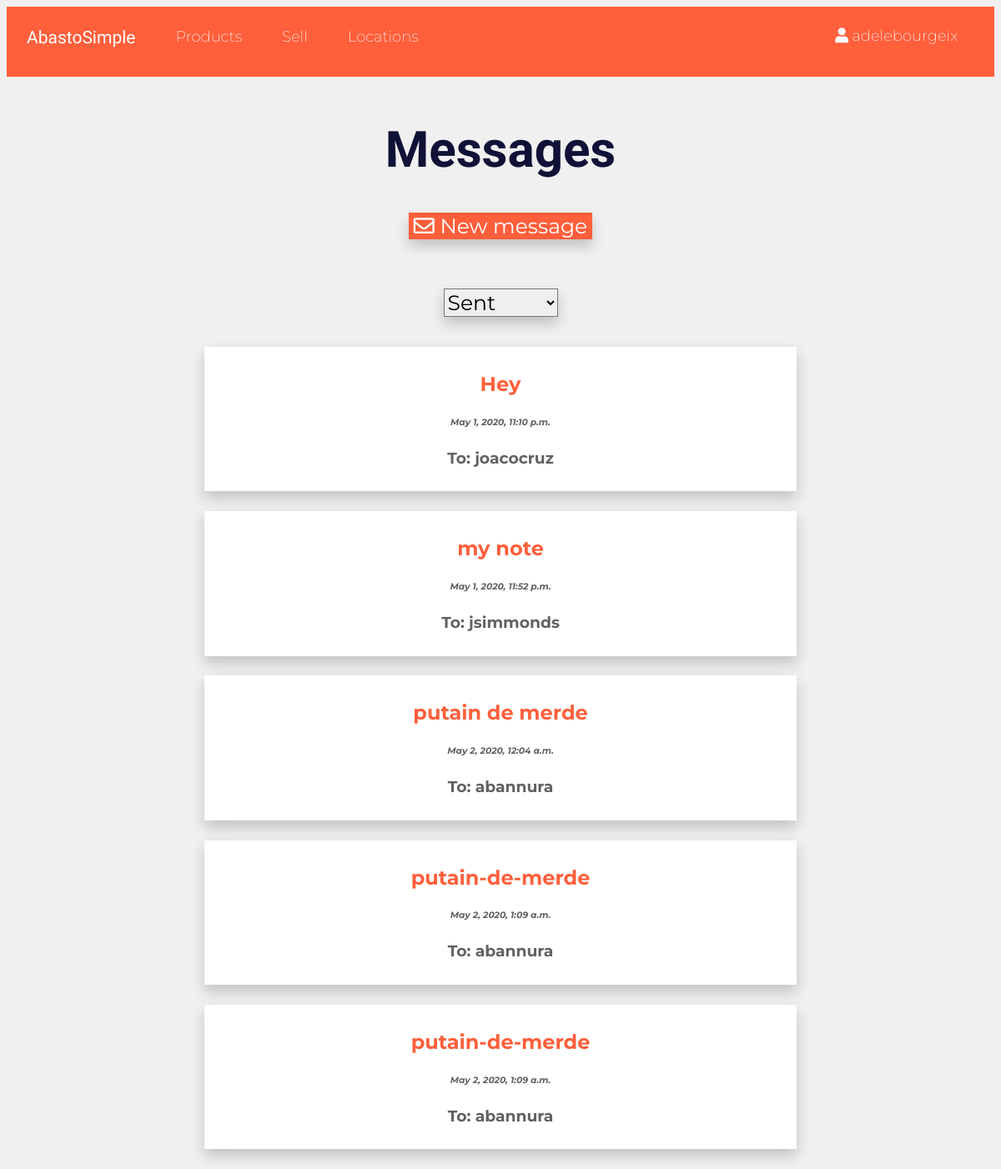
The page /myMessages/messages-list/sent/ (signed in) on the database as committed earlier.
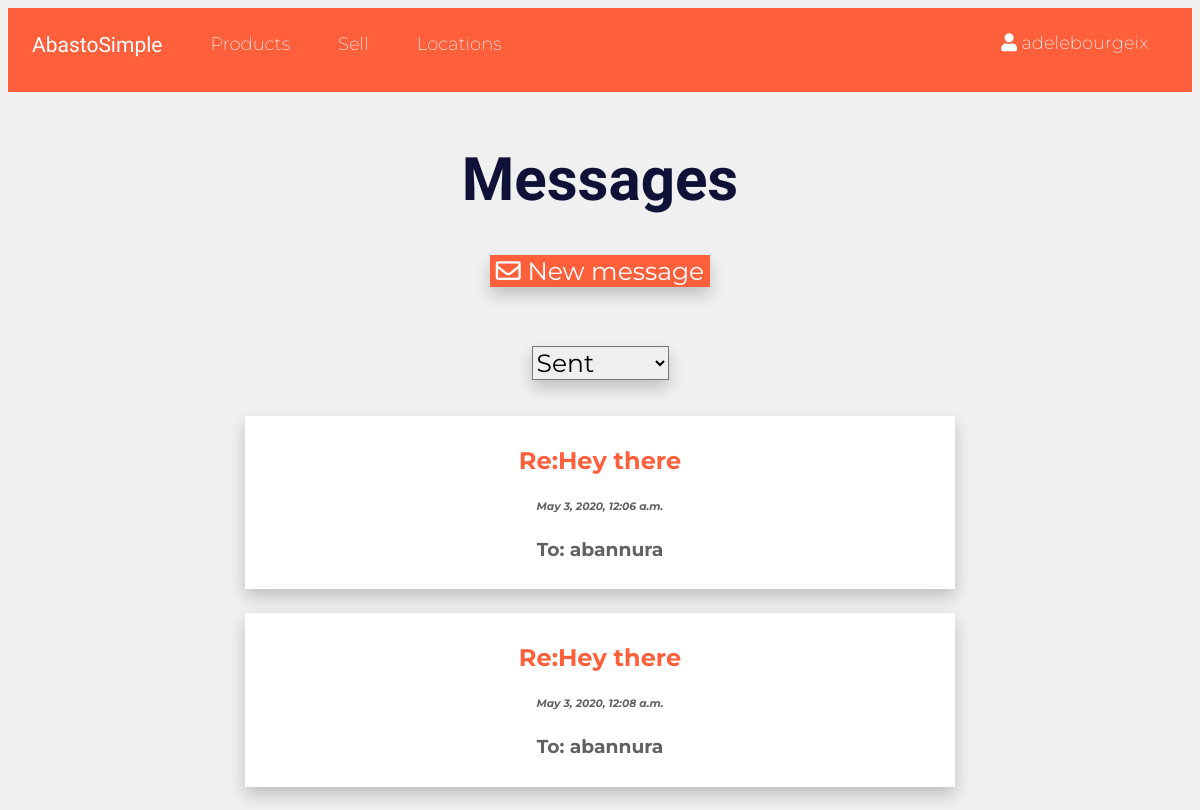
The same page on the database as committed later.
### myMessages/models.py (models this page shows, shortened)
class myMessage(models.Model):
    id = models.AutoField(primary_key=True)
    conv_id=models.IntegerField(null=True)
    head=models.CharField(max_length=50)
    content=models.CharField(max_length=1000,default="This message is empty")
    author=models.ForeignKey(User, related_name="from+")
    recipient=models.ForeignKey(User, related_name="to+")
    date=models.DateTimeField(auto_now_add=True)
    slug=models.CharField(max_length=50,default="my-slug")

### myMessages/views.py (the view)
def messages_list_sent_view(request):
    user=request.user
    type="sent"
    messages=myMessage.objects.filter(author=user)
    return render(request,"myMessages/myMessageslist.html", {'user':user,'messages':messages,'type':type})

### templates/myMessages/myMessageslist.html (shortened to what this page needs)
{% extends 'base_layout.html'%}
{% block content %}
{% load static from staticfiles %}
      <h1>Messages</h1>
      <button style="color: white; box-shadow: 0px 8px 16px 0px rgba(0,0,0,0.2); margin-bottom:5%; background-color:#ff5f3b; border:0; font-family:'Montserrat', sans-serif; font-size: 25px;"><i style="color:white;" class="far fa-envelope"></i><a  style="color:white; text-decoration:inherit;" href="/myMessages/new-message" >
      New message </a></button><br />
      {% if type == "sent" %}
      <select onchange="sent();" id="choice" style="margin-bottom: 3%;box-shadow: 0px 8px 16px 0px rgba(0,0,0,0.2);font-family:'Montserrat', sans-serif;font-size: 25px;">
        <option id="sent" value="1">
          Sent
        </option>
      </select>
      {% for message in messages %}
          <div id="{{message.id}}" onclick="Click('{{message.slug}}');" onmouseout="mouseout2({{message.id}})" onmouseover="mouseover2({{message.id}})" style="margin-bottom:2%; margin-left:20%; margin-right:20%; padding-top:10px; padding-bottom:10px; border:2px; background-color:white;box-shadow: 0px 8px 16px 0px rgba(0,0,0,0.2);">
            <h2 style="color: #ff5f3b;">{{message.head}}</h2>
              <h6><em>{{message.date}}</em></h6>
              <h3><b>To: {{message.recipient}}</b></h3>
          </div>
      {% endfor %}
      {% endif %}
{% endblock %}

### templates/base_layout.html (shortened to what this page needs)
{% load static from staticfiles %}
<!DOCTYPE html>
<html>
    <head>
      <meta-charset="utf-8">
      <link rel="stylesheet" href="https://use.fontawesome.com/releases/v5.8.1/css/all.css">
      <link rel="stylesheet" href={% static 'styles.css' %} />
    </head>
    <body>
        <div class="menu">
        <ul>
          <li><a href="/homepage" class="logo">AbastoSimple</a></li>
          {% if user.is_superuser %}
          <li><a href="/products/products-list">Products</a></li>
          {% endif %}
          <li><a href="/sell/sell-list">Sell</a></li>
          <li><a href="/locations/locations-list">Locations</a></li>
          {% if user.is_authenticated %}
          <li style="margin-top: 24px; margin-right:2%; float:right; overflow: hidden;">
            <div id="user" onmouseover="mouseover()" onmouseout="mouseout()" style="color:white;">
              <i class="fas fa-user"></i> <span id="hey" style="padding-right:20px;">{{user.username}}</span>
              <div style="height:20px;">
              </div>
            </div>
            </li>
          {% else %}
          <li style="float:right;"><a href="/accounts/login">Login</a></li>
          <li style="float:right;"><a href="/accounts/signup">Sign up</a></li>
          {% endif %}
        </ul>
      </div>
      <div class="wrapper">
        {% block content %}
        {% endblock %}
      </div>
    </body>
    </html>

### assets/styles.css (style rules this page uses)
body { text-align: center; background-color: #f0f0f0; font-family: 'Montserrat', sans-serif; font-weight: 200; color: #616161; }
h1 { padding-top: 1%; font-size: 60px; color: #0f1136; font-family: 'Indie Flower', sans-serif; }
.logo { font-family: 'Indie Flower', sans-serif; font-size: 21px; }
.menu { overflow: hidden; margin-bottom: 3%; }
.menu ul { list-style-type: none; margin: 0; padding: 0; overflow: hidden; background-color: #ff5f3b; }
.menu li { float: left; font-size: 18px; }
.menu li a { display: block; color: white; text-align: center; padding: 25px 24px; text-decoration: none; }
ul { list-style-type: none; }
li { padding-bottom: 10px; }

Rows that differ between the two databases and show on the page:
removed myMessage: head "Hey", date "May 1, 2020, 11:10 p.m.", recipient "joacocruz"
removed myMessage: head "my note", date "May 1, 2020, 11:52 p.m.", recipient "jsimmonds"
removed myMessage: head "putain de merde", date "May 2, 2020, 12:04 a.m.", recipient "abannura"
removed myMessage: head "putain-de-merde", date "May 2, 2020, 1:09 a.m.", recipient "abannura"
removed myMessage: head "putain-de-merde", date "May 2, 2020, 1:09 a.m.", recipient "abannura"
added myMessage: head "Re:Hey there", date "May 3, 2020, 12:06 a.m.", recipient "abannura"
added myMessage: head "Re:Hey there", date "May 3, 2020, 12:08 a.m.", recipient "abannura"
